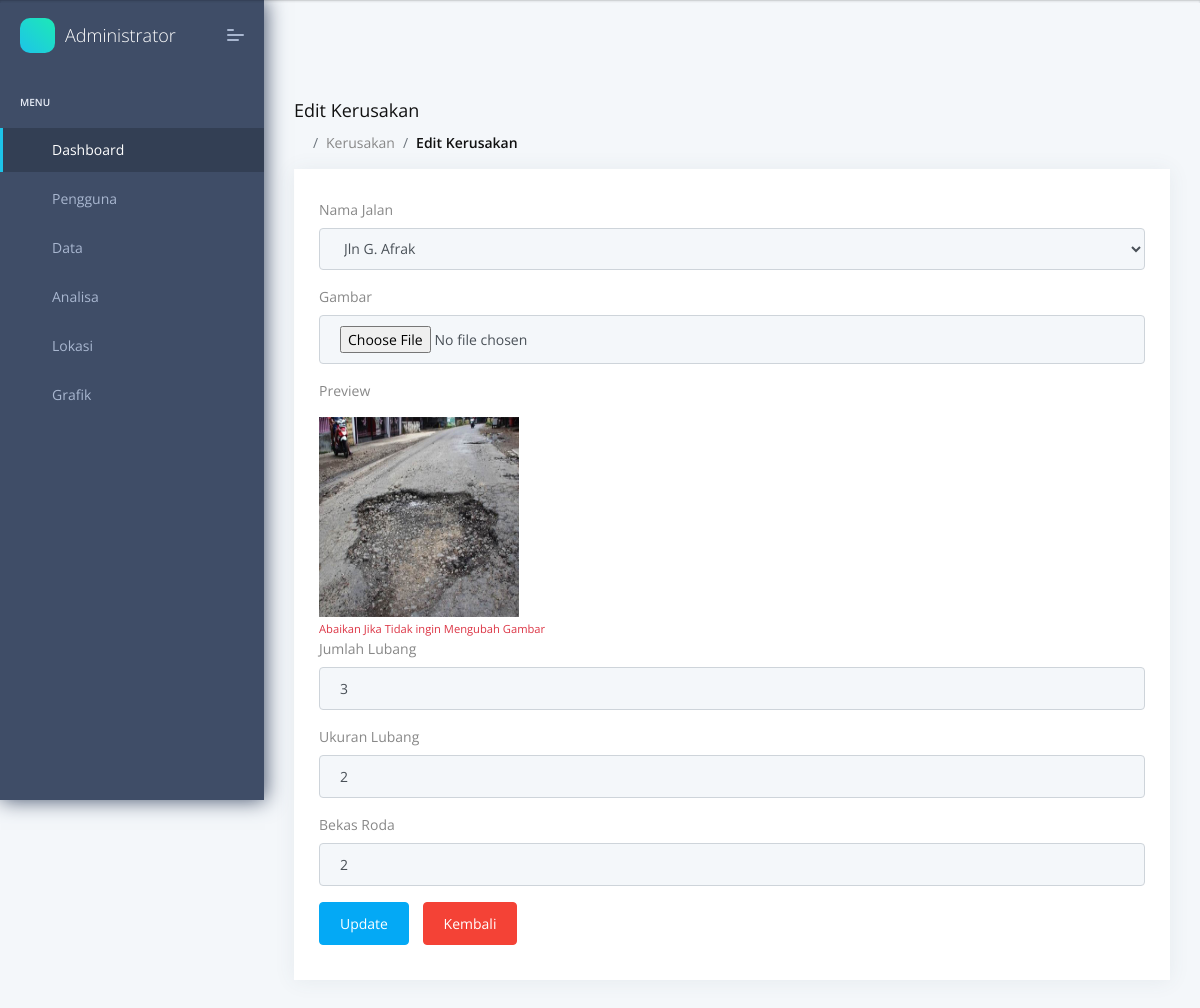
The app's page /admin/edit_kerusakan.php?id=60 (signed in) with its own data.
### tables this page shows
CREATE TABLE `tb_kerusakan` (
  `id_kerusakan` int(5) NOT NULL,
  `id_jalan` int(5) NOT NULL,
  `foto` varchar(255) NOT NULL,
  `jum_lubang` varchar(50) NOT NULL,
  `uk_lubang` varchar(50) NOT NULL,
  `bekas_roda` varchar(50) NOT NULL,
  `cluster` varchar(50) NOT NULL
);

### admin/edit_kerusakan.php (the view, shortened to what this page needs)
<?php
include 'head.php';
include 'menu.php';
include 'header.php';
include 'koneksi.php';
?>
<div class="pcoded-main-container">
    <div class="pcoded-wrapper">
        <div class="pcoded-content">
            <div class="pcoded-inner-content">
                <div class="page-header">
                    <div class="page-block">
                        <div class="row align-items-center">
                            <div class="col-md-12">
                                <div class="page-header-title">
                                    <h5 class="m-b-10">Edit Kerusakan</h5>
                                </div>
                                <ul class="breadcrumb">
                                    <li class="breadcrumb-item"><a href="index.php"><i
                                                class="feather icon-home"></i></a></li>
                                    <li class="breadcrumb-item"><a href="#!">Kerusakan</a></li>
                                    <li class="breadcrumb-item"><a href="#!">Edit Kerusakan</a></li>
                                </ul>
                            </div>
                        </div>
                    </div>
                </div>
                <div class="main-body">
                    <div class="page-wrapper">
                        <div class="row">
                            <div class="col-sm-12">
                                <div class="card">
                                    <div class="card-body">
                                        <div class="row">
                                            <div class="col-md-12">
                                                <?php
                                                $id = $_GET['id'];
                                                $data = mysqli_query($con, "SELECT * FROM tb_kerusakan WHERE id_kerusakan='$id'");
                                                while ($d = mysqli_fetch_array($data)) {
                                                ?>
                                                <form action="update_kerusakan.php" method="POST"
                                                    enctype='multipart/form-data'>
                                                    <div class="form-group">
                                                        <label>Nama Jalan</label>
                                                        <select class="js-example-basic-single form-control" name="a"
                                                            required>
                                                            <?php
                                                                $jalan = mysqli_query($con, "SELECT * FROM tb_jalan");
                                                                while ($data_jalan = mysqli_fetch_array($jalan)) {
                                                                    if ($d['id_jalan'] == $data_jalan['id_jalan']) {
                                                                        $select = "selected";
                                                                    } else {
                                                                        $select = "";
                                                                    }
                                                                    echo "<option $select>" . $data_jalan['nama'] . "</option>";
                                                                }
                                                                ?>
                                                        </select>
                                                    </div>
                                                    <div class="form-group">
                                                        <label>Gambar</label>
                                                        <input name="foto" class="form-control" type='file'
                                                            accept='image/*' onchange='readURL(event)'>
                                                    </div>
                                                    <p>Preview</p>
                                                    <img id='output' style="width:200px;height:200px;"
                                                        src="gambar/<?= $d['foto'] ?>"><br>
                                                    <small class="text-danger">Abaikan Jika Tidak ingin Mengubah
                                                        Gambar</small><br>
                                                    <div class="form-group">
                                                        <label>Jumlah Lubang</label>
                                                        <input type="number" class="form-control"
                                                            placeholder="Jumlah Lubang" name="jum_lubang" required
                                                            min="0" max="4" value="<?php echo $d['jum_lubang']; ?>">
                                                    </div>
                                                    <div class="form-group">
                                                        <label>Ukuran Lubang</label>
                                                        <input type="number" class="form-control"
                                                            placeholder="Ukuran Lubang" name="uk_lubang" required
                                                            min="0" max="5" value="<?php echo $d['uk_lubang']; ?>">
                                                    </div>
                                                    <div class="form-group">
                                                        <label>Bekas Roda</label>
                                                        <input type="number" class="form-control"
                                                            placeholder="Bekas Roda" name="bekas_roda" required min="0"
                                                            max="4" value="<?php echo $d['bekas_roda']; ?>">
                                                    </div>
                                                    <button class="btn btn-primary" type="submit" name="simpan">
                                                        Update</button>
                                                    <a class="btn btn-danger" href="data_kerusakan.php">Kembali</a>
                                                </form>
                                                <?php
                                                }
                                                ?>
                                            </div>
                                        </div>
                                    </div>
                                </div>
                            </div>
                        </div>
                    </div>
                </div>
            </div>
        </div>
    </div>
    <?php
    include 'foot.php';
    ?>

### records on screen
tb_kerusakan: foto (picture), jum_lubang "3", uk_lubang "2", bekas_roda "2"

### other values on screen
form field a "Jln G. Afrak"
